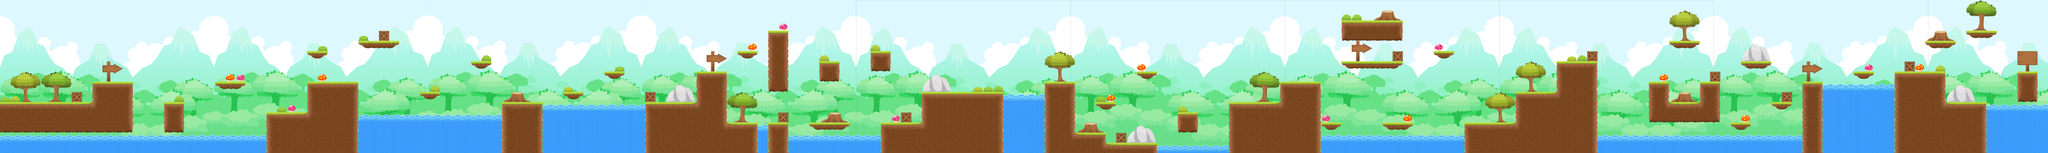

A 2D game scene composited from a Tiled map and its tileset images. What follows is a short description and the map's XML, with each tile layer's data collapsed to a summary:
An orthogonal 200x15 tile map with 32x32 px tiles, 1 tile layer (Capa de Patrones 1), 1 image layer and 54 objects.

<map version="1.0" tiledversion="1.1.5" orientation="orthogonal" renderorder="right-down" width="200" height="15" tilewidth="32" tileheight="32" infinite="0" nextobjectid="67">
 <tileset firstgid="1" name="Tileset_Forest" tilewidth="32" tileheight="32" tilecount="98" columns="14">
  <image source="Tileset_Forest.png" width="448" height="224" />
 </tileset>
 <imagelayer name="Capa de Imagen 1">
  <image source="BG_forest.png" width="6400" height="500" />
 </imagelayer>
 <objectgroup color="#aa5500" name="COLLIDER">
  <object id="1" x="0" y="320" width="416" height="96" />
  <object id="2" x="288" y="256" width="128" height="64" />
  <object id="3" x="512" y="320" width="64" height="96" />
  <object id="4" x="672" y="256" width="96" height="14.6667" />
  <object id="5" x="960" y="160" width="64" height="15.3333" />
  <object id="6" x="832" y="352" width="288" height="128" />
  <object id="7" x="960" y="256" width="160" height="96" />
  <object id="8" x="1120" y="128" width="126.667" height="11.3333" />
  <object id="9" x="1312" y="288" width="64.6667" height="12.6667" />
  <object id="10" x="1472" y="192" width="64" height="11.3333" />
  <object id="11" x="1568" y="320" width="128" height="160" />
  <object id="12" x="1760" y="288" width="63.3333" height="10.6667" />
  <object id="13" x="1888" y="224" width="64" height="11.3333" />
  <object id="14" x="2016" y="320" width="256" height="160" />
  <object id="15" x="2176" y="224" width="96" height="96" />
  <object id="16" x="2272" y="384" width="96" height="96" />
  <object id="17" x="2304" y="160" width="64" height="10" />
  <object id="18" x="2400" y="96" width="64" height="192" />
  <object id="19" x="2400" y="384" width="64" height="96" />
  <object id="20" x="2560" y="192" width="64" height="64" />
  <object id="21" x="2528" y="384" width="128" height="12" />
  <object id="22" x="2720" y="160" width="64" height="64" />
  <object id="23" x="2752" y="384" width="384" height="96" />
  <object id="24" x="2880" y="288" width="256" height="96" />
  <object id="25" x="3264" y="256" width="96" height="224" />
  <object id="26" x="3360" y="416" width="96" height="64" />
  <object id="27" x="3456" y="448" width="160" height="32" />
  <object id="28" x="3424" y="320" width="63.3333" height="10" />
  <object id="29" x="3552" y="224" width="63.3333" height="12" />
  <object id="30" x="3680" y="352" width="64" height="64" />
  <object id="31" x="3840" y="320" width="288" height="160" />
  <object id="32" x="4000" y="256" width="128" height="64" />
  <object id="33" x="4128" y="384" width="64.6667" height="10" />
  <object id="34" x="4192" y="192" width="193.333" height="11.3333" />
  <object id="35" x="4192" y="64" width="192" height="64" />
  <object id="36" x="4320" y="384" width="96" height="10" />
  <object id="37" x="4480" y="160" width="64.6667" height="12" />
  <object id="38" x="4576" y="384" width="160" height="96" />
  <object id="39" x="4736" y="288" width="128" height="192" />
  <object id="40" x="4864" y="192" width="128" height="288" />
  <object id="41" x="5152" y="256" width="64" height="128" />
  <object id="42" x="5216" y="320" width="96" height="64" />
  <object id="43" x="5312" y="256" width="64" height="128" />
  <object id="44" x="5216" y="128" width="96" height="12" />
  <object id="45" x="5408" y="384" width="64" height="10.6667" />
  <object id="46" x="5440" y="192" width="96" height="10.6667" />
  <object id="47" x="5536" y="320" width="64" height="11.3333" />
  <object id="48" x="5632" y="256" width="64" height="224" />
  <object id="49" x="5792" y="224" width="64" height="9.33333" />
  <object id="50" x="5920" y="224" width="160" height="256" />
  <object id="51" x="6080" y="320" width="128" height="160" />
  <object id="52" x="6016" y="128" width="96" height="11.3333" />
  <object id="53" x="6144" y="96" width="96" height="9.33333" />
  <object id="55" x="6304" y="224" width="64" height="96" />
 </objectgroup>
 <layer name="Capa de Patrones 1" width="200" height="15">
  <data>[3000 cells, 1158 non-empty, 60 distinct tile ids]</data>
 </layer>
</map>
